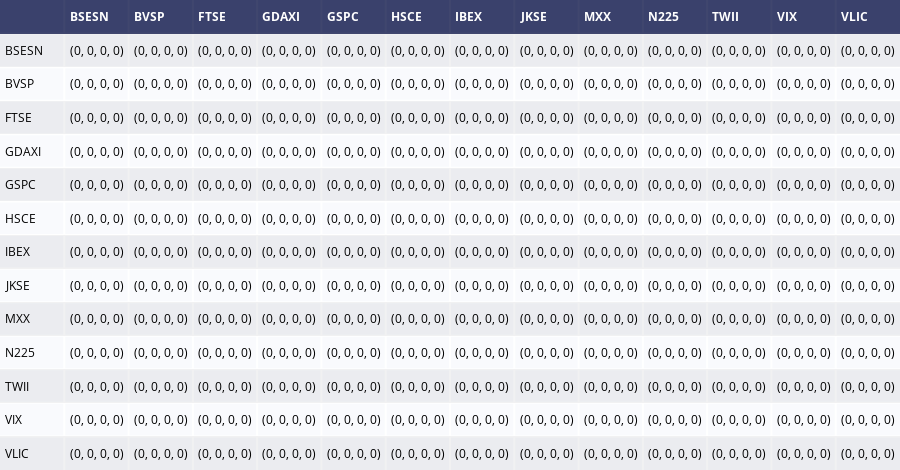

Notebook code cell kept with this figure:
### Code cell
display_correlation('monthly', 'return_ln_daily', 'Monthly', 'Log Daily Return')

### Figure 1 — Plotly figure (JSON) as saved in the notebook; plotly's stock layout.template omitted (floating-point values rounded to 4 significant figures; data arrays with more than 128 entries replaced by an {"elided": "..."} marker saying what was removed)
{"data": [{"colorscale": [[0, "#00083e"], [0.5, "#ededee"], [1, "#ffffff"]], "hoverinfo": "none", "opacity": 0.75, "showscale": false, "type": "heatmap", "z": {"elided": "14x14 float values"}}], "layout": {"annotations": [{"align": "left", "font": {"color": "#ffffff"}, "showarrow": false, "text": "<b> </b>", "x": -0.45, "xanchor": "left", "xref": "x", "y": 0, "yref": "y"}, {"align": "left", "font": {"color": "#ffffff"}, "showarrow": false, "text": "<b>BSESN</b>", "x": 0.55, "xanchor": "left", "xref": "x", "y": 0, "yref": "y"}, {"align": "left", "font": {"color": "#ffffff"}, "showarrow": false, "text": "<b>BVSP</b>", "x": 1.55, "xanchor": "left", "xref": "x", "y": 0, "yref": "y"}, {"align": "left", "font": {"color": "#ffffff"}, "showarrow": false, "text": "<b>FTSE</b>", "x": 2.55, "xanchor": "left", "xref": "x", "y": 0, "yref": "y"}, {"align": "left", "font": {"color": "#ffffff"}, "showarrow": false, "text": "<b>GDAXI</b>", "x": 3.55, "xanchor": "left", "xref": "x", "y": 0, "yref": "y"}, {"align": "left", "font": {"color": "#ffffff"}, "showarrow": false, "text": "<b>GSPC</b>", "x": 4.55, "xanchor": "left", "xref": "x", "y": 0, "yref": "y"}, {"align": "left", "font": {"color": "#ffffff"}, "showarrow": false, "text": "<b>HSCE</b>", "x": 5.55, "xanchor": "left", "xref": "x", "y": 0, "yref": "y"}, {"align": "left", "font": {"color": "#ffffff"}, "showarrow": false, "text": "<b>IBEX</b>", "x": 6.55, "xanchor": "left", "xref": "x", "y": 0, "yref": "y"}, {"align": "left", "font": {"color": "#ffffff"}, "showarrow": false, "text": "<b>JKSE</b>", "x": 7.55, "xanchor": "left", "xref": "x", "y": 0, "yref": "y"}, {"align": "left", "font": {"color": "#ffffff"}, "showarrow": false, "text": "<b>MXX</b>", "x": 8.55, "xanchor": "left", "xref": "x", "y": 0, "yref": "y"}, {"align": "left", "font": {"color": "#ffffff"}, "showarrow": false, "text": "<b>N225</b>", "x": 9.55, "xanchor": "left", "xref": "x", "y": 0, "yref": "y"}, {"align": "left", "font": {"color": "#ffffff"}, "showarrow": false, "text": "<b>TWII</b>", "x": 10.55, "xanchor": "left", "xref": "x", "y": 0, "yref": "y"}, {"align": "left", "font": {"color": "#ffffff"}, "showarrow": false, "text": "<b>VIX</b>", "x": 11.55, "xanchor": "left", "xref": "x", "y": 0, "yref": "y"}, {"align": "left", "font": {"color": "#ffffff"}, "showarrow": false, "text": "<b>VLIC</b>", "x": 12.55, "xanchor": "left", "xref": "x", "y": 0, "yref": "y"}, {"align": "left", "font": {"color": "#000000"}, "showarrow": false, "text": "BSESN", "x": -0.45, "xanchor": "left", "xref": "x", "y": 1, "yref": "y"}, {"align": "left", "font": {"color": "#000000"}, "showarrow": false, "text": "(0, 0, 0, 0)", "x": 0.55, "xanchor": "left", "xref": "x", "y": 1, "yref": "y"}, {"align": "left", "font": {"color": "#000000"}, "showarrow": false, "text": "(0, 0, 0, 0)", "x": 1.55, "xanchor": "left", "xref": "x", "y": 1, "yref": "y"}, {"align": "left", "font": {"color": "#000000"}, "showarrow": false, "text": "(0, 0, 0, 0)", "x": 2.55, "xanchor": "left", "xref": "x", "y": 1, "yref": "y"}, {"align": "left", "font": {"color": "#000000"}, "showarrow": false, "text": "(0, 0, 0, 0)", "x": 3.55, "xanchor": "left", "xref": "x", "y": 1, "yref": "y"}, {"align": "left", "font": {"color": "#000000"}, "showarrow": false, "text": "(0, 0, 0, 0)", "x": 4.55, "xanchor": "left", "xref": "x", "y": 1, "yref": "y"}, {"align": "left", "font": {"color": "#000000"}, "showarrow": false, "text": "(0, 0, 0, 0)", "x": 5.55, "xanchor": "left", "xref": "x", "y": 1, "yref": "y"}, {"align": "left", "font": {"color": "#000000"}, "showarrow": false, "text": "(0, 0, 0, 0)", "x": 6.55, "xanchor": "left", "xref": "x", "y": 1, "yref": "y"}, {"align": "left", "font": {"color": "#000000"}, "showarrow": false, "text": "(0, 0, 0, 0)", "x": 7.55, "xanchor": "left", "xref": "x", "y": 1, "yref": "y"}, {"align": "left", "font": {"color": "#000000"}, "showarrow": false, "text": "(0, 0, 0, 0)", "x": 8.55, "xanchor": "left", "xref": "x", "y": 1, "yref": "y"}, {"align": "left", "font": {"color": "#000000"}, "showarrow": false, "text": "(0, 0, 0, 0)", "x": 9.55, "xanchor": "left", "xref": "x", "y": 1, "yref": "y"}, {"align": "left", "font": {"color": "#000000"}, "showarrow": false, "text": "(0, 0, 0, 0)", "x": 10.55, "xanchor": "left", "xref": "x", "y": 1, "yref": "y"}, {"align": "left", "font": {"color": "#000000"}, "showarrow": false, "text": "(0, 0, 0, 0)", "x": 11.55, "xanchor": "left", "xref": "x", "y": 1, "yref": "y"}, {"align": "left", "font": {"color": "#000000"}, "showarrow": false, "text": "(0, 0, 0, 0)", "x": 12.55, "xanchor": "left", "xref": "x", "y": 1, "yref": "y"}, {"align": "left", "font": {"color": "#000000"}, "showarrow": false, "text": "BVSP", "x": -0.45, "xanchor": "left", "xref": "x", "y": 2, "yref": "y"}, {"align": "left", "font": {"color": "#000000"}, "showarrow": false, "text": "(0, 0, 0, 0)", "x": 0.55, "xanchor": "left", "xref": "x", "y": 2, "yref": "y"}, {"align": "left", "font": {"color": "#000000"}, "showarrow": false, "text": "(0, 0, 0, 0)", "x": 1.55, "xanchor": "left", "xref": "x", "y": 2, "yref": "y"}, {"align": "left", "font": {"color": "#000000"}, "showarrow": false, "text": "(0, 0, 0, 0)", "x": 2.55, "xanchor": "left", "xref": "x", "y": 2, "yref": "y"}, {"align": "left", "font": {"color": "#000000"}, "showarrow": false, "text": "(0, 0, 0, 0)", "x": 3.55, "xanchor": "left", "xref": "x", "y": 2, "yref": "y"}, {"align": "left", "font": {"color": "#000000"}, "showarrow": false, "text": "(0, 0, 0, 0)", "x": 4.55, "xanchor": "left", "xref": "x", "y": 2, "yref": "y"}, {"align": "left", "font": {"color": "#000000"}, "showarrow": false, "text": "(0, 0, 0, 0)", "x": 5.55, "xanchor": "left", "xref": "x", "y": 2, "yref": "y"}, {"align": "left", "font": {"color": "#000000"}, "showarrow": false, "text": "(0, 0, 0, 0)", "x": 6.55, "xanchor": "left", "xref": "x", "y": 2, "yref": "y"}, {"align": "left", "font": {"color": "#000000"}, "showarrow": false, "text": "(0, 0, 0, 0)", "x": 7.55, "xanchor": "left", "xref": "x", "y": 2, "yref": "y"}, {"align": "left", "font": {"color": "#000000"}, "showarrow": false, "text": "(0, 0, 0, 0)", "x": 8.55, "xanchor": "left", "xref": "x", "y": 2, "yref": "y"}, {"align": "left", "font": {"color": "#000000"}, "showarrow": false, "text": "(0, 0, 0, 0)", "x": 9.55, "xanchor": "left", "xref": "x", "y": 2, "yref": "y"}, {"align": "left", "font": {"color": "#000000"}, "showarrow": false, "text": "(0, 0, 0, 0)", "x": 10.55, "xanchor": "left", "xref": "x", "y": 2, "yref": "y"}, {"align": "left", "font": {"color": "#000000"}, "showarrow": false, "text": "(0, 0, 0, 0)", "x": 11.55, "xanchor": "left", "xref": "x", "y": 2, "yref": "y"}, {"align": "left", "font": {"color": "#000000"}, "showarrow": false, "text": "(0, 0, 0, 0)", "x": 12.55, "xanchor": "left", "xref": "x", "y": 2, "yref": "y"}, {"align": "left", "font": {"color": "#000000"}, "showarrow": false, "text": "FTSE", "x": -0.45, "xanchor": "left", "xref": "x", "y": 3, "yref": "y"}, {"align": "left", "font": {"color": "#000000"}, "showarrow": false, "text": "(0, 0, 0, 0)", "x": 0.55, "xanchor": "left", "xref": "x", "y": 3, "yref": "y"}, {"align": "left", "font": {"color": "#000000"}, "showarrow": false, "text": "(0, 0, 0, 0)", "x": 1.55, "xanchor": "left", "xref": "x", "y": 3, "yref": "y"}, {"align": "left", "font": {"color": "#000000"}, "showarrow": false, "text": "(0, 0, 0, 0)", "x": 2.55, "xanchor": "left", "xref": "x", "y": 3, "yref": "y"}, {"align": "left", "font": {"color": "#000000"}, "showarrow": false, "text": "(0, 0, 0, 0)", "x": 3.55, "xanchor": "left", "xref": "x", "y": 3, "yref": "y"}, {"align": "left", "font": {"color": "#000000"}, "showarrow": false, "text": "(0, 0, 0, 0)", "x": 4.55, "xanchor": "left", "xref": "x", "y": 3, "yref": "y"}, {"align": "left", "font": {"color": "#000000"}, "showarrow": false, "text": "(0, 0, 0, 0)", "x": 5.55, "xanchor": "left", "xref": "x", "y": 3, "yref": "y"}, {"align": "left", "font": {"color": "#000000"}, "showarrow": false, "text": "(0, 0, 0, 0)", "x": 6.55, "xanchor": "left", "xref": "x", "y": 3, "yref": "y"}, {"align": "left", "font": {"color": "#000000"}, "showarrow": false, "text": "(0, 0, 0, 0)", "x": 7.55, "xanchor": "left", "xref": "x", "y": 3, "yref": "y"}, {"align": "left", "font": {"color": "#000000"}, "showarrow": false, "text": "(0, 0, 0, 0)", "x": 8.55, "xanchor": "left", "xref": "x", "y": 3, "yref": "y"}, {"align": "left", "font": {"color": "#000000"}, "showarrow": false, "text": "(0, 0, 0, 0)", "x": 9.55, "xanchor": "left", "xref": "x", "y": 3, "yref": "y"}, {"align": "left", "font": {"color": "#000000"}, "showarrow": false, "text": "(0, 0, 0, 0)", "x": 10.55, "xanchor": "left", "xref": "x", "y": 3, "yref": "y"}, {"align": "left", "font": {"color": "#000000"}, "showarrow": false, "text": "(0, 0, 0, 0)", "x": 11.55, "xanchor": "left", "xref": "x", "y": 3, "yref": "y"}, {"align": "left", "font": {"color": "#000000"}, "showarrow": false, "text": "(0, 0, 0, 0)", "x": 12.55, "xanchor": "left", "xref": "x", "y": 3, "yref": "y"}, {"align": "left", "font": {"color": "#000000"}, "showarrow": false, "text": "GDAXI", "x": -0.45, "xanchor": "left", "xref": "x", "y": 4, "yref": "y"}, {"align": "left", "font": {"color": "#000000"}, "showarrow": false, "text": "(0, 0, 0, 0)", "x": 0.55, "xanchor": "left", "xref": "x", "y": 4, "yref": "y"}, {"align": "left", "font": {"color": "#000000"}, "showarrow": false, "text": "(0, 0, 0, 0)", "x": 1.55, "xanchor": "left", "xref": "x", "y": 4, "yref": "y"}, {"align": "left", "font": {"color": "#000000"}, "showarrow": false, "text": "(0, 0, 0, 0)", "x": 2.55, "xanchor": "left", "xref": "x", "y": 4, "yref": "y"}, {"align": "left", "font": {"color": "#000000"}, "showarrow": false, "text": "(0, 0, 0, 0)", "x": 3.55, "xanchor": "left", "xref": "x", "y": 4, "yref": "y"}, {"align": "left", "font": {"color": "#000000"}, "showarrow": false, "text": "(0, 0, 0, 0)", "x": 4.55, "xanchor": "left", "xref": "x", "y": 4, "yref": "y"}, {"align": "left", "font": {"color": "#000000"}, "showarrow": false, "text": "(0, 0, 0, 0)", "x": 5.55, "xanchor": "left", "xref": "x", "y": 4, "yref": "y"}, {"align": "left", "font": {"color": "#000000"}, "showarrow": false, "text": "(0, 0, 0, 0)", "x": 6.55, "xanchor": "left", "xref": "x", "y": 4, "yref": "y"}, {"align": "left", "font": {"color": "#000000"}, "showarrow": false, "text": "(0, 0, 0, 0)", "x": 7.55, "xanchor": "left", "xref": "x", "y": 4, "yref": "y"}, {"align": "left", "font": {"color": "#000000"}, "showarrow": false, "text": "(0, 0, 0, 0)", "x": 8.55, "xanchor": "left", "xref": "x", "y": 4, "yref": "y"}, {"align": "left", "font": {"color": "#000000"}, "showarrow": false, "text": "(0, 0, 0, 0)", "x": 9.55, "xanchor": "left", "xref": "x", "y": 4, "yref": "y"}, {"align": "left", "font": {"color": "#000000"}, "showarrow": false, "text": "(0, 0, 0, 0)", "x": 10.55, "xanchor": "left", "xref": "x", "y": 4, "yref": "y"}, {"align": "left", "font": {"color": "#000000"}, "showarrow": false, "text": "(0, 0, 0, 0)", "x": 11.55, "xanchor": "left", "xref": "x", "y": 4, "yref": "y"}, {"align": "left", "font": {"color": "#000000"}, "showarrow": false, "text": "(0, 0, 0, 0)", "x": 12.55, "xanchor": "left", "xref": "x", "y": 4, "yref": "y"}, {"align": "left", "font": {"color": "#000000"}, "showarrow": false, "text": "GSPC", "x": -0.45, "xanchor": "left", "xref": "x", "y": 5, "yref": "y"}, {"align": "left", "font": {"color": "#000000"}, "showarrow": false, "text": "(0, 0, 0, 0)", "x": 0.55, "xanchor": "left", "xref": "x", "y": 5, "yref": "y"}, {"align": "left", "font": {"color": "#000000"}, "showarrow": false, "text": "(0, 0, 0, 0)", "x": 1.55, "xanchor": "left", "xref": "x", "y": 5, "yref": "y"}, {"align": "left", "font": {"color": "#000000"}, "showarrow": false, "text": "(0, 0, 0, 0)", "x": 2.55, "xanchor": "left", "xref": "x", "y": 5, "yref": "y"}, {"align": "left", "font": {"color": "#000000"}, "showarrow": false, "text": "(0, 0, 0, 0)", "x": 3.55, "xanchor": "left", "xref": "x", "y": 5, "yref": "y"}, {"align": "left", "font": {"color": "#000000"}, "showarrow": false, "text": "(0, 0, 0, 0)", "x": 4.55, "xanchor": "left", "xref": "x", "y": 5, "yref": "y"}, {"align": "left", "font": {"color": "#000000"}, "showarrow": false, "text": "(0, 0, 0, 0)", "x": 5.55, "xanchor": "left", "xref": "x", "y": 5, "yref": "y"}, {"align": "left", "font": {"color": "#000000"}, "showarrow": false, "text": "(0, 0, 0, 0)", "x": 6.55, "xanchor": "left", "xref": "x", "y": 5, "yref": "y"}, {"align": "left", "font": {"color": "#000000"}, "showarrow": false, "text": "(0, 0, 0, 0)", "x": 7.55, "xanchor": "left", "xref": "x", "y": 5, "yref": "y"}, {"align": "left", "font": {"color": "#000000"}, "showarrow": false, "text": "(0, 0, 0, 0)", "x": 8.55, "xanchor": "left", "xref": "x", "y": 5, "yref": "y"}, {"align": "left", "font": {"color": "#000000"}, "showarrow": false, "text": "(0, 0, 0, 0)", "x": 9.55, "xanchor": "left", "xref": "x", "y": 5, "yref": "y"}, {"align": "left", "font": {"color": "#000000"}, "showarrow": false, "text": "(0, 0, 0, 0)", "x": 10.55, "xanchor": "left", "xref": "x", "y": 5, "yref": "y"}, {"align": "left", "font": {"color": "#000000"}, "showarrow": false, "text": "(0, 0, 0, 0)", "x": 11.55, "xanchor": "left", "xref": "x", "y": 5, "yref": "y"}, {"align": "left", "font": {"color": "#000000"}, "showarrow": false, "text": "(0, 0, 0, 0)", "x": 12.55, "xanchor": "left", "xref": "x", "y": 5, "yref": "y"}, {"align": "left", "font": {"color": "#000000"}, "showarrow": false, "text": "HSCE", "x": -0.45, "xanchor": "left", "xref": "x", "y": 6, "yref": "y"}, {"align": "left", "font": {"color": "#000000"}, "showarrow": false, "text": "(0, 0, 0, 0)", "x": 0.55, "xanchor": "left", "xref": "x", "y": 6, "yref": "y"}, {"align": "left", "font": {"color": "#000000"}, "showarrow": false, "text": "(0, 0, 0, 0)", "x": 1.55, "xanchor": "left", "xref": "x", "y": 6, "yref": "y"}, {"align": "left", "font": {"color": "#000000"}, "showarrow": false, "text": "(0, 0, 0, 0)", "x": 2.55, "xanchor": "left", "xref": "x", "y": 6, "yref": "y"}, {"align": "left", "font": {"color": "#000000"}, "showarrow": false, "text": "(0, 0, 0, 0)", "x": 3.55, "xanchor": "left", "xref": "x", "y": 6, "yref": "y"}, {"align": "left", "font": {"color": "#000000"}, "showarrow": false, "text": "(0, 0, 0, 0)", "x": 4.55, "xanchor": "left", "xref": "x", "y": 6, "yref": "y"}, {"align": "left", "font": {"color": "#000000"}, "showarrow": false, "text": "(0, 0, 0, 0)", "x": 5.55, "xanchor": "left", "xref": "x", "y": 6, "yref": "y"}, {"align": "left", "font": {"color": "#000000"}, "showarrow": false, "text": "(0, 0, 0, 0)", "x": 6.55, "xanchor": "left", "xref": "x", "y": 6, "yref": "y"}, {"align": "left", "font": {"color": "#000000"}, "showarrow": false, "text": "(0, 0, 0, 0)", "x": 7.55, "xanchor": "left", "xref": "x", "y": 6, "yref": "y"}, {"align": "left", "font": {"color": "#000000"}, "showarrow": false, "text": "(0, 0, 0, 0)", "x": 8.55, "xanchor": "left", "xref": "x", "y": 6, "yref": "y"}, {"align": "left", "font": {"color": "#000000"}, "showarrow": false, "text": "(0, 0, 0, 0)", "x": 9.55, "xanchor": "left", "xref": "x", "y": 6, "yref": "y"}, {"align": "left", "font": {"color": "#000000"}, "showarrow": false, "text": "(0, 0, 0, 0)", "x": 10.55, "xanchor": "left", "xref": "x", "y": 6, "yref": "y"}, {"align": "left", "font": {"color": "#000000"}, "showarrow": false, "text": "(0, 0, 0, 0)", "x": 11.55, "xanchor": "left", "xref": "x", "y": 6, "yref": "y"}, {"align": "left", "font": {"color": "#000000"}, "showarrow": false, "text": "(0, 0, 0, 0)", "x": 12.55, "xanchor": "left", "xref": "x", "y": 6, "yref": "y"}, {"align": "left", "font": {"color": "#000000"}, "showarrow": false, "text": "IBEX", "x": -0.45, "xanchor": "left", "xref": "x", "y": 7, "yref": "y"}, {"align": "left", "font": {"color": "#000000"}, "showarrow": false, "text": "(0, 0, 0, 0)", "x": 0.55, "xanchor": "left", "xref": "x", "y": 7, "yref": "y"}, {"align": "left", "font": {"color": "#000000"}, "showarrow": false, "text": "(0, 0, 0, 0)", "x": 1.55, "xanchor": "left", "xref": "x", "y": 7, "yref": "y"}, {"align": "left", "font": {"color": "#000000"}, "showarrow": false, "text": "(0, 0, 0, 0)", "x": 2.55, "xanchor": "left", "xref": "x", "y": 7, "yref": "y"}, {"align": "left", "font": {"color": "#000000"}, "showarrow": false, "text": "(0, 0, 0, 0)", "x": 3.55, "xanchor": "left", "xref": "x", "y": 7, "yref": "y"}, {"align": "left", "font": {"color": "#000000"}, "showarrow": false, "text": "(0, 0, 0, 0)", "x": 4.55, "xanchor": "left", "xref": "x", "y": 7, "yref": "y"}, {"align": "left", "font": {"color": "#000000"}, "showarrow": false, "text": "(0, 0, 0, 0)", "x": 5.55, "xanchor": "left", "xref": "x", "y": 7, "yref": "y"}, {"align": "left", "font": {"color": "#000000"}, "showarrow": false, "text": "(0, 0, 0, 0)", "x": 6.55, "xanchor": "left", "xref": "x", "y": 7, "yref": "y"}, {"align": "left", "font": {"color": "#000000"}, "showarrow": false, "text": "(0, 0, 0, 0)", "x": 7.55, "xanchor": "left", "xref": "x", "y": 7, "yref": "y"}, {"align": "left", "font": {"color": "#000000"}, "showarrow": false, "text": "(0, 0, 0, 0)", "x": 8.55, "xanchor": "left", "xref": "x", "y": 7, "yref": "y"}, {"align": "left", "font": {"color": "#000000"}, "showarrow": false, "text": "(0, 0, 0, 0)", "x": 9.55, "xanchor": "left", "xref": "x", "y": 7, "yref": "y"}, {"align": "left", "font": {"color": "#000000"}, "showarrow": false, "text": "(0, 0, 0, 0)", "x": 10.55, "xanchor": "left", "xref": "x", "y": 7, "yref": "y"}, {"align": "left", "font": {"color": "#000000"}, "showarrow": false, "text": "(0, 0, 0, 0)", "x": 11.55, "xanchor": "left", "xref": "x", "y": 7, "yref": "y"}, {"align": "left", "font": {"color": "#000000"}, "showarrow": false, "text": "(0, 0, 0, 0)", "x": 12.55, "xanchor": "left", "xref": "x", "y": 7, "yref": "y"}, {"align": "left", "font": {"color": "#000000"}, "showarrow": false, "text": "JKSE", "x": -0.45, "xanchor": "left", "xref": "x", "y": 8, "yref": "y"}, {"align": "left", "font": {"color": "#000000"}, "showarrow": false, "text": "(0, 0, 0, 0)", "x": 0.55, "xanchor": "left", "xref": "x", "y": 8, "yref": "y"}, {"align": "left", "font": {"color": "#000000"}, "showarrow": false, "text": "(0, 0, 0, 0)", "x": 1.55, "xanchor": "left", "xref": "x", "y": 8, "yref": "y"}, {"align": "left", "font": {"color": "#000000"}, "showarrow": false, "text": "(0, 0, 0, 0)", "x": 2.55, "xanchor": "left", "xref": "x", "y": 8, "yref": "y"}, {"align": "left", "font": {"color": "#000000"}, "showarrow": false, "text": "(0, 0, 0, 0)", "x": 3.55, "xanchor": "left", "xref": "x", "y": 8, "yref": "y"}, {"align": "left", "font": {"color": "#000000"}, "showarrow": false, "text": "(0, 0, 0, 0)", "x": 4.55, "xanchor": "left", "xref": "x", "y": 8, "yref": "y"}, {"align": "left", "font": {"color": "#000000"}, "showarrow": false, "text": "(0, 0, 0, 0)", "x": 5.55, "xanchor": "left", "xref": "x", "y": 8, "yref": "y"}, {"align": "left", "font": {"color": "#000000"}, "showarrow": false, "text": "(0, 0, 0, 0)", "x": 6.55, "xanchor": "left", "xref": "x", "y": 8, "yref": "y"}, {"align": "left", "font": {"color": "#000000"}, "showarrow": false, "text": "(0, 0, 0, 0)", "x": 7.55, "xanchor": "left", "xref": "x", "y": 8, "yref": "y"}, {"align": "left", "font": {"color": "#000000"}, "showarrow": false, "text": "(0, 0, 0, 0)", "x": 8.55, "xanchor": "left", "xref": "x", "y": 8, "yref": "y"}, {"align": "left", "font": {"color": "#000000"}, "showarrow": false, "text": "(0, 0, 0, 0)", "x": 9.55, "xanchor": "left", "xref": "x", "y": 8, "yref": "y"}, {"align": "left", "font": {"color": "#000000"}, "showarrow": false, "text": "(0, 0, 0, 0)", "x": 10.55, "xanchor": "left", "xref": "x", "y": 8, "yref": "y"}, {"align": "left", "font": {"color": "#000000"}, "showarrow": false, "text": "(0, 0, 0, 0)", "x": 11.55, "xanchor": "left", "xref": "x", "y": 8, "yref": "y"}, {"align": "left", "font": {"color": "#000000"}, "showarrow": false, "text": "(0, 0, 0, 0)", "x": 12.55, "xanchor": "left", "xref": "x", "y": 8, "yref": "y"}, {"align": "left", "font": {"color": "#000000"}, "showarrow": false, "text": "MXX", "x": -0.45, "xanchor": "left", "xref": "x", "y": 9, "yref": "y"}, {"align": "left", "font": {"color": "#000000"}, "showarrow": false, "text": "(0, 0, 0, 0)", "x": 0.55, "xanchor": "left", "xref": "x", "y": 9, "yref": "y"}, {"align": "left", "font": {"color": "#000000"}, "showarrow": false, "text": "(0, 0, 0, 0)", "x": 1.55, "xanchor": "left", "xref": "x", "y": 9, "yref": "y"}, {"align": "left", "font": {"color": "#000000"}, "showarrow": false, "text": "(0, 0, 0, 0)", "x": 2.55, "xanchor": "left", "xref": "x", "y": 9, "yref": "y"}, {"align": "left", "font": {"color": "#000000"}, "showarrow": false, "text": "(0, 0, 0, 0)", "x": 3.55, "xanchor": "left", "xref": "x", "y": 9, "yref": "y"}, {"align": "left", "font": {"color": "#000000"}, "showarrow": false, "text": "(0, 0, 0, 0)", "x": 4.55, "xanchor": "left", "xref": "x", "y": 9, "yref": "y"}, {"align": "left", "font": {"color": "#000000"}, "showarrow": false, "text": "(0, 0, 0, 0)", "x": 5.55, "xanchor": "left", "xref": "x", "y": 9, "yref": "y"}, {"align": "left", "font": {"color": "#000000"}, "showarrow": false, "text": "(0, 0, 0, 0)", "x": 6.55, "xanchor": "left", "xref": "x", "y": 9, "yref": "y"}, {"align": "left", "font": {"color": "#000000"}, "showarrow": false, "text": "(0, 0, 0, 0)", "x": 7.55, "xanchor": "left", "xref": "x", "y": 9, "yref": "y"}, {"align": "left", "font": {"color": "#000000"}, "showarrow": false, "text": "(0, 0, 0, 0)", "x": 8.55, "xanchor": "left", "xref": "x", "y": 9, "yref": "y"}, {"align": "left", "font": {"color": "#000000"}, "showarrow": false, "text": "(0, 0, 0, 0)", "x": 9.55, "xanchor": "left", "xref": "x", "y": 9, "yref": "y"}, {"align": "left", "font": {"color": "#000000"}, "showarrow": false, "text": "(0, 0, 0, 0)", "x": 10.55, "xanchor": "left", "xref": "x", "y": 9, "yref": "y"}, {"align": "left", "font": {"color": "#000000"}, "showarrow": false, "text": "(0, 0, 0, 0)", "x": 11.55, "xanchor": "left", "xref": "x", "y": 9, "yref": "y"}, {"align": "left", "font": {"color": "#000000"}, "showarrow": false, "text": "(0, 0, 0, 0)", "x": 12.55, "xanchor": "left", "xref": "x", "y": 9, "yref": "y"}, {"align": "left", "font": {"color": "#000000"}, "showarrow": false, "text": "N225", "x": -0.45, "xanchor": "left", "xref": "x", "y": 10, "yref": "y"}, {"align": "left", "font": {"color": "#000000"}, "showarrow": false, "text": "(0, 0, 0, 0)", "x": 0.55, "xanchor": "left", "xref": "x", "y": 10, "yref": "y"}, {"align": "left", "font": {"color": "#000000"}, "showarrow": false, "text": "(0, 0, 0, 0)", "x": 1.55, "xanchor": "left", "xref": "x", "y": 10, "yref": "y"}, {"align": "left", "font": {"color": "#000000"}, "showarrow": false, "text": "(0, 0, 0, 0)", "x": 2.55, "xanchor": "left", "xref": "x", "y": 10, "yref": "y"}, {"align": "left", "font": {"color": "#000000"}, "showarrow": false, "text": "(0, 0, 0, 0)", "x": 3.55, "xanchor": "left", "xref": "x", "y": 10, "yref": "y"}, {"align": "left", "font": {"color": "#000000"}, "showarrow": false, "text": "(0, 0, 0, 0)", "x": 4.55, "xanchor": "left", "xref": "x", "y": 10, "yref": "y"}, {"align": "left", "font": {"color": "#000000"}, "showarrow": false, "text": "(0, 0, 0, 0)", "x": 5.55, "xanchor": "left", "xref": "x", "y": 10, "yref": "y"}, {"align": "left", "font": {"color": "#000000"}, "showarrow": false, "text": "(0, 0, 0, 0)", "x": 6.55, "xanchor": "left", "xref": "x", "y": 10, "yref": "y"}, {"align": "left", "font": {"color": "#000000"}, "showarrow": false, "text": "(0, 0, 0, 0)", "x": 7.55, "xanchor": "left", "xref": "x", "y": 10, "yref": "y"}, {"align": "left", "font": {"color": "#000000"}, "showarrow": false, "text": "(0, 0, 0, 0)", "x": 8.55, "xanchor": "left", "xref": "x", "y": 10, "yref": "y"}, {"align": "left", "font": {"color": "#000000"}, "showarrow": false, "text": "(0, 0, 0, 0)", "x": 9.55, "xanchor": "left", "xref": "x", "y": 10, "yref": "y"}, {"align": "left", "font": {"color": "#000000"}, "showarrow": false, "text": "(0, 0, 0, 0)", "x": 10.55, "xanchor": "left", "xref": "x", "y": 10, "yref": "y"}, {"align": "left", "font": {"color": "#000000"}, "showarrow": false, "text": "(0, 0, 0, 0)", "x": 11.55, "xanchor": "left", "xref": "x", "y": 10, "yref": "y"}, {"align": "left", "font": {"color": "#000000"}, "showarrow": false, "text": "(0, 0, 0, 0)", "x": 12.55, "xanchor": "left", "xref": "x", "y": 10, "yref": "y"}, {"align": "left", "font": {"color": "#000000"}, "showarrow": false, "text": "TWII", "x": -0.45, "xanchor": "left", "xref": "x", "y": 11, "yref": "y"}, {"align": "left", "font": {"color": "#000000"}, "showarrow": false, "text": "(0, 0, 0, 0)", "x": 0.55, "xanchor": "left", "xref": "x", "y": 11, "yref": "y"}, {"align": "left", "font": {"color": "#000000"}, "showarrow": false, "text": "(0, 0, 0, 0)", "x": 1.55, "xanchor": "left", "xref": "x", "y": 11, "yref": "y"}, {"align": "left", "font": {"color": "#000000"}, "showarrow": false, "text": "(0, 0, 0, 0)", "x": 2.55, "xanchor": "left", "xref": "x", "y": 11, "yref": "y"}, {"align": "left", "font": {"color": "#000000"}, "showarrow": false, "text": "(0, 0, 0, 0)", "x": 3.55, "xanchor": "left", "xref": "x", "y": 11, "yref": "y"}, {"align": "left", "font": {"color": "#000000"}, "showarrow": false, "text": "(0, 0, 0, 0)", "x": 4.55, "xanchor": "left", "xref": "x", "y": 11, "yref": "y"}, {"align": "left", "font": {"color": "#000000"}, "showarrow": false, "text": "(0, 0, 0, 0)", "x": 5.55, "xanchor": "left", "xref": "x", "y": 11, "yref": "y"}, {"align": "left", "font": {"color": "#000000"}, "showarrow": false, "text": "(0, 0, 0, 0)", "x": 6.55, "xanchor": "left", "xref": "x", "y": 11, "yref": "y"}, {"align": "left", "font": {"color": "#000000"}, "showarrow": false, "text": "(0, 0, 0, 0)", "x": 7.55, "xanchor": "left", "xref": "x", "y": 11, "yref": "y"}, {"align": "left", "font": {"color": "#000000"}, "showarrow": false, "text": "(0, 0, 0, 0)", "x": 8.55, "xanchor": "left", "xref": "x", "y": 11, "yref": "y"}, {"align": "left", "font": {"color": "#000000"}, "showarrow": false, "text": "(0, 0, 0, 0)", "x": 9.55, "xanchor": "left", "xref": "x", "y": 11, "yref": "y"}, {"align": "left", "font": {"color": "#000000"}, "showarrow": false, "text": "(0, 0, 0, 0)", "x": 10.55, "xanchor": "left", "xref": "x", "y": 11, "yref": "y"}, {"align": "left", "font": {"color": "#000000"}, "showarrow": false, "text": "(0, 0, 0, 0)", "x": 11.55, "xanchor": "left", "xref": "x", "y": 11, "yref": "y"}, {"align": "left", "font": {"color": "#000000"}, "showarrow": false, "text": "(0, 0, 0, 0)", "x": 12.55, "xanchor": "left", "xref": "x", "y": 11, "yref": "y"}, {"align": "left", "font": {"color": "#000000"}, "showarrow": false, "text": "VIX", "x": -0.45, "xanchor": "left", "xref": "x", "y": 12, "yref": "y"}, {"align": "left", "font": {"color": "#000000"}, "showarrow": false, "text": "(0, 0, 0, 0)", "x": 0.55, "xanchor": "left", "xref": "x", "y": 12, "yref": "y"}, {"align": "left", "font": {"color": "#000000"}, "showarrow": false, "text": "(0, 0, 0, 0)", "x": 1.55, "xanchor": "left", "xref": "x", "y": 12, "yref": "y"}, {"align": "left", "font": {"color": "#000000"}, "showarrow": false, "text": "(0, 0, 0, 0)", "x": 2.55, "xanchor": "left", "xref": "x", "y": 12, "yref": "y"}, {"align": "left", "font": {"color": "#000000"}, "showarrow": false, "text": "(0, 0, 0, 0)", "x": 3.55, "xanchor": "left", "xref": "x", "y": 12, "yref": "y"}, {"align": "left", "font": {"color": "#000000"}, "showarrow": false, "text": "(0, 0, 0, 0)", "x": 4.55, "xanchor": "left", "xref": "x", "y": 12, "yref": "y"}, {"align": "left", "font": {"color": "#000000"}, "showarrow": false, "text": "(0, 0, 0, 0)", "x": 5.55, "xanchor": "left", "xref": "x", "y": 12, "yref": "y"}, {"align": "left", "font": {"color": "#000000"}, "showarrow": false, "text": "(0, 0, 0, 0)", "x": 6.55, "xanchor": "left", "xref": "x", "y": 12, "yref": "y"}, {"align": "left", "font": {"color": "#000000"}, "showarrow": false, "text": "(0, 0, 0, 0)", "x": 7.55, "xanchor": "left", "xref": "x", "y": 12, "yref": "y"}, {"align": "left", "font": {"color": "#000000"}, "showarrow": false, "text": "(0, 0, 0, 0)", "x": 8.55, "xanchor": "left", "xref": "x", "y": 12, "yref": "y"}, {"align": "left", "font": {"color": "#000000"}, "showarrow": false, "text": "(0, 0, 0, 0)", "x": 9.55, "xanchor": "left", "xref": "x", "y": 12, "yref": "y"}, {"align": "left", "font": {"color": "#000000"}, "showarrow": false, "text": "(0, 0, 0, 0)", "x": 10.55, "xanchor": "left", "xref": "x", "y": 12, "yref": "y"}, {"align": "left", "font": {"color": "#000000"}, "showarrow": false, "text": "(0, 0, 0, 0)", "x": 11.55, "xanchor": "left", "xref": "x", "y": 12, "yref": "y"}, {"align": "left", "font": {"color": "#000000"}, "showarrow": false, "text": "(0, 0, 0, 0)", "x": 12.55, "xanchor": "left", "xref": "x", "y": 12, "yref": "y"}, {"align": "left", "font": {"color": "#000000"}, "showarrow": false, "text": "VLIC", "x": -0.45, "xanchor": "left", "xref": "x", "y": 13, "yref": "y"}, {"align": "left", "font": {"color": "#000000"}, "showarrow": false, "text": "(0, 0, 0, 0)", "x": 0.55, "xanchor": "left", "xref": "x", "y": 13, "yref": "y"}, {"align": "left", "font": {"color": "#000000"}, "showarrow": false, "text": "(0, 0, 0, 0)", "x": 1.55, "xanchor": "left", "xref": "x", "y": 13, "yref": "y"}, {"align": "left", "font": {"color": "#000000"}, "showarrow": false, "text": "(0, 0, 0, 0)", "x": 2.55, "xanchor": "left", "xref": "x", "y": 13, "yref": "y"}, {"align": "left", "font": {"color": "#000000"}, "showarrow": false, "text": "(0, 0, 0, 0)", "x": 3.55, "xanchor": "left", "xref": "x", "y": 13, "yref": "y"}, {"align": "left", "font": {"color": "#000000"}, "showarrow": false, "text": "(0, 0, 0, 0)", "x": 4.55, "xanchor": "left", "xref": "x", "y": 13, "yref": "y"}, {"align": "left", "font": {"color": "#000000"}, "showarrow": false, "text": "(0, 0, 0, 0)", "x": 5.55, "xanchor": "left", "xref": "x", "y": 13, "yref": "y"}, {"align": "left", "font": {"color": "#000000"}, "showarrow": false, "text": "(0, 0, 0, 0)", "x": 6.55, "xanchor": "left", "xref": "x", "y": 13, "yref": "y"}, {"align": "left", "font": {"color": "#000000"}, "showarrow": false, "text": "(0, 0, 0, 0)", "x": 7.55, "xanchor": "left", "xref": "x", "y": 13, "yref": "y"}, {"align": "left", "font": {"color": "#000000"}, "showarrow": false, "text": "(0, 0, 0, 0)", "x": 8.55, "xanchor": "left", "xref": "x", "y": 13, "yref": "y"}, {"align": "left", "font": {"color": "#000000"}, "showarrow": false, "text": "(0, 0, 0, 0)", "x": 9.55, "xanchor": "left", "xref": "x", "y": 13, "yref": "y"}, {"align": "left", "font": {"color": "#000000"}, "showarrow": false, "text": "(0, 0, 0, 0)", "x": 10.55, "xanchor": "left", "xref": "x", "y": 13, "yref": "y"}, {"align": "left", "font": {"color": "#000000"}, "showarrow": false, "text": "(0, 0, 0, 0)", "x": 11.55, "xanchor": "left", "xref": "x", "y": 13, "yref": "y"}, {"align": "left", "font": {"color": "#000000"}, "showarrow": false, "text": "(0, 0, 0, 0)", "x": 12.55, "xanchor": "left", "xref": "x", "y": 13, "yref": "y"}], "height": 470, "margin": {"b": 0, "l": 0, "r": 0, "t": 0}, "xaxis": {"dtick": 1, "gridwidth": 2, "showticklabels": false, "tick0": -0.5, "ticks": "", "zeroline": false}, "yaxis": {"autorange": "reversed", "dtick": 1, "gridwidth": 2, "showticklabels": false, "tick0": 0.5, "ticks": "", "zeroline": false}}}
